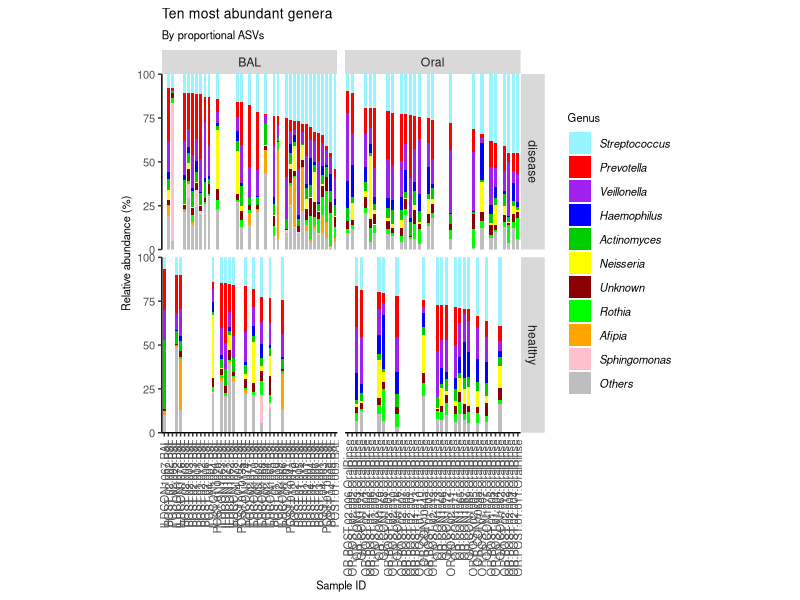
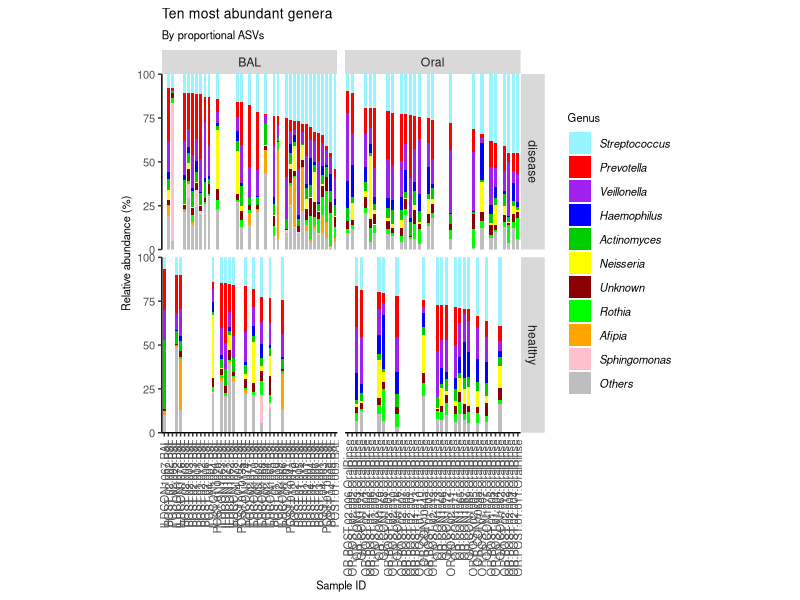

Source code (R) for these figures, in order:
setwd(dir = "~/GitHub/Imperial-Molyneaux/COVID-BAL-OralRinse/Filtered data/")

#install.packages("dplyr")
library("dplyr")
#install.packages("tidyverse")
library("tidyverse")
#install.packages("vegan")
library("vegan")
#install.packages("reshape2")
library("reshape2")

##Select data
normalised_data <- read_csv("../Genus-normalised-metadata.csv") %>%
  filter(!Status == "control")
abund_table <- normalised_data %>%
  select(5:ncol(normalised_data))

metadata <- normalised_data %>%
  select(index:Status)

# Make the data into percentages
rowSums(abund_table)
abund_table <- abund_table/rowSums(abund_table)*100

# Make a dataframe "top" that contains the top 10 most abundant genera. You can alter these as you want.
top <- abund_table[,order(colSums(abund_table),decreasing=TRUE)]
#Extract list of top N Taxa
N <- 10
taxa_list <- colnames(top)[1:N]
N <- length(taxa_list)
top <- data.frame(top[,colnames(top) %in% taxa_list])
top

# Make a dataframe "other" that contains all of the other genera. You can alter these as you want.
other <- abund_table[,order(colSums(abund_table),decreasing=TRUE)]
# Extract list of top N Taxa
N <- dim(normalised_data)[2] # This needs to be the total number of colums in the dataframe.
# dim(normalised_data)[2], calls the second element of the vector dim(normalised_data)
taxa_list2 <- colnames(other)[11:N]
N <- length(taxa_list2)
Others <- data.frame(other[,colnames(other) %in% taxa_list2])
Others
# Sum all the other columns into one.
Others <- rowSums(Others)
Others <- as.data.frame(Others)
Others

# Combine the top 10 genus and the other column and check the rows all still add up to 100.
top_other <- cbind(top, Others)
top_other
top_other_rowsums <- rowSums(top_other)
top_other_rowsums <- as.data.frame(top_other_rowsums)
top_other_rowsums

# Select sample_ID
sample_ID <- normalised_data$index

# Combine the data and the sample names back together again.
sample_data <- cbind(metadata, top_other)

# OPTIONAL: Order the samples by increasing proportion of one genus.
sample_data <- sample_data %>%
  arrange(Streptococcus
          #desc(Bacteroides) # Using desc() If you want to arrange in descending order.
  )

# OPTIONAL: Fix the order of sample IDs in the order of genus proportion.
sample_data$index <- factor(sample_data$index,
                                levels=unique(sample_data$index))


# Use melt to turn the data from wide format into long format. This puts all the genus data into a single column.
sample_data_long <- melt(sample_data, id.vars = c("index",
                                                  "Sample-type",
                                                  "Status"), variable.name = "Genus")
sample_data_long

# Make a palette of colours for your top genus. There are lots of colours to use in R.
taxa_list # This shows you what those top ones are.
genusPalette <- c( Streptococcus = "cadetblue1",
                   Prevotella = "red",
                   Veillonella = "purple",
                   Haemophilus = "blue",
                   Actinomyces = "green3",
                   Neisseria = "yellow",
                   Unknown = "red4",
                   Rothia = "green",
                   Afipia = "orange",
                   Sphingomonas = "pink",
                   Others = "grey")


# Use ggplot2 to make the stacked box plot.
ggplot(sample_data_long,
       aes(x = index,
           y = value,
           fill = Genus)) +
  #Set the width of the bars in the plot
  geom_bar(stat = "identity",
           width = 0.7) +
  facet_grid(`Status` ~ `Sample-type`,
             scales = "free",
             drop = TRUE)+ # Choose to show per category of metadata
  #Set the colors to use the genusPalette already created
  scale_fill_manual(values = genusPalette) +
  #Remove extra space at the top and bottom of the plot
  scale_y_continuous(expand = c(0, 0),
                     limits = c(0, 100.1)) +
  #Set the axis labels and title
  labs(title="Ten most abundant genera",
       subtitle = "By proportional ASVs",
       x = "Sample ID",
       y = "Relative abundance (%)") +
  theme(#Set the title font size
    plot.title = element_text(size=10),
    plot.subtitle = element_text(size = 8),
    #Set the legend title position
    legend.position = "right",
    #Set the legend title font size
    legend.title = element_text(size=8),
    #Define the size of the legend text and make it italic
    legend.text = element_text(size=8,
                               face = "italic"),
    #Remove the grey background from the legend
    legend.background = element_blank(),
    #Remove the box from the legend
    legend.key = element_blank(),
    #Remove the grey background
    panel.background = element_blank(),
    #Remove the plot border
    panel.border = element_blank(),
    #Remove the major plot grid lines
    panel.grid.major = element_blank(),
    #Remove the minor plot grid lines
    panel.grid.minor = element_blank(),
    #Change orientation of x axis labels
    axis.text.x = element_text(angle=90,
                               hjust=1,
                               vjust=0.5,
                               size=8),
    axis.title.x = element_text(size=8),
    #Define the axis title text size
    axis.title = element_text(size=8),
    #Define the axis label text size
    axis.text.y = element_text(size=8),
    #Add back the x and y axis lines and define thickness (size), line type, and color
    axis.line = element_line(size = 0.5,
                             linetype = "solid",
                             colour = "black"),
    #Set the aspect ratio of the plot
    aspect.ratio = 1
  )


#Save as a pdf for size to go into Inkspace figure
ggsave("Ten most abundant genera, 16S BAL vs. Oral.pdf", width = 150, height = 150, units = c("mm"), dpi = 300)
